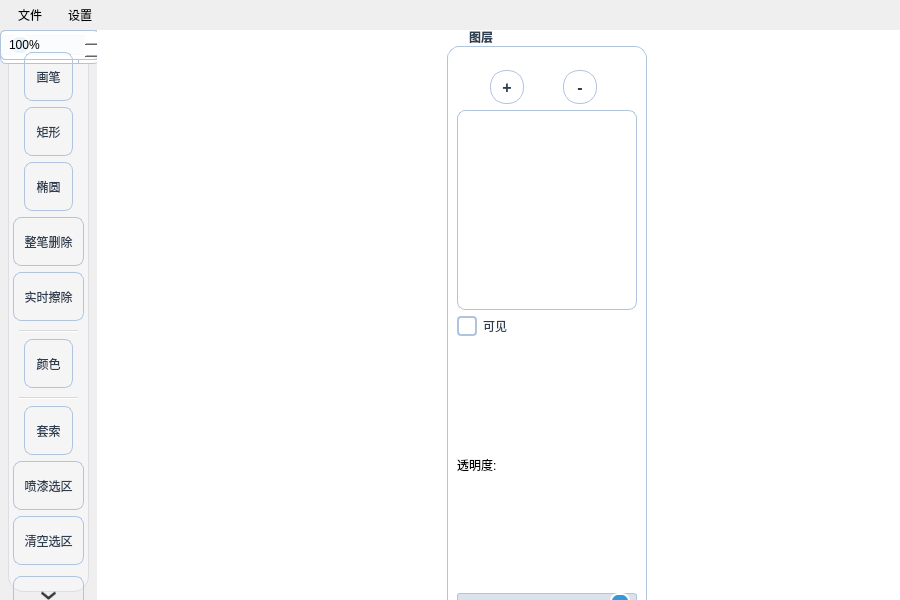
<?xml version="1.0" encoding="UTF-8"?>
<ui version="4.0">
 <class>MainWindow</class>
 <widget class="QMainWindow" name="MainWindow">
  <property name="geometry">
   <rect>
    <x>0</x>
    <y>0</y>
    <width>900</width>
    <height>600</height>
   </rect>
  </property>
  <property name="windowState">
   <enum>Qt::WindowMaximized</enum>
  </property>
  <property name="windowTitle">
   <string>协同绘图</string>
  </property>
  <property name="styleSheet">
   <string notr="true">
    /* 全局字体适中 */
    * {
        font-family: '微软雅黑', 'Segoe UI', sans-serif;
        font-size: 12px;
    }

    /* 主窗口背景：柔和的淡蓝渐变（不透明） */
    QMainWindow {
        background: qlineargradient(x1:0, y1:0, x2:1, y2:1,
                                    stop:0 #e6f0fa, stop:1 #d4e4f5);
    }

    /* 连接面板：半透明白色，大圆角，阴影 */
    QWidget#connectWidget {
        background-color: rgba(255, 255, 255, 0.85);
        border: none;
        border-radius: 20px;
        margin: 30px;
        padding: 25px;
        box-shadow: 0 10px 30px rgba(0, 0, 0, 0.15);
    }

    /* 工具栏：半透明磨砂效果 */
    QToolBar {
        background-color: rgba(245, 245, 247, 0.85);
        border: 1px solid rgba(200, 200, 210, 0.5);
        border-radius: 16px;
        margin: 8px;
        spacing: 6px;
        padding: 4px;
        box-shadow: 0 4px 12px rgba(0, 0, 0, 0.1);
    }

    /* 工具按钮：正常尺寸 */
    QToolButton {
        background: qlineargradient(x1:0, y1:0, x2:0, y2:1,
                                    stop:0 #f8faff, stop:1 #e6ecf5);
        border: 1px solid #b0c4de;
        border-radius: 8px;
        padding: 6px;
        min-width: 32px;
        min-height: 32px;
        color: #2c3e50;
    }
    QToolButton:hover {
        background: qlineargradient(x1:0, y1:0, x2:0, y2:1,
                                    stop:0 #ffffff, stop:1 #d9e2ef);
        border-color: #7f8c8d;
    }
    QToolButton:pressed, QToolButton:checked {
        background: qlineargradient(x1:0, y1:0, x2:0, y2:1,
                                    stop:0 #b0c4de, stop:1 #9bb0ca);
        border-color: #2c3e50;
        color: white;
    }

    /* 输入框、微调框：半透明背景 */
    QLineEdit, QSpinBox, QSlider::groove:horizontal {
        border: 1px solid #b0c4de;
        border-radius: 6px;
        background-color: rgba(255, 255, 255, 0.9);
        padding: 4px 6px;
        min-height: 20px;
    }
    QLineEdit:focus, QSpinBox:focus {
        border-color: #3498db;
        outline: none;
        box-shadow: 0 0 5px #3498db;
    }

    /* 滑块 */
    QSlider::groove:horizontal {
        height: 6px;
        background: rgba(208, 219, 232, 0.8);
        border-radius: 3px;
    }
    QSlider::handle:horizontal {
        background: #3498db;
        width: 16px;
        height: 16px;
        margin: -5px 0;
        border-radius: 8px;
        border: 2px solid white;
        box-shadow: 0 2px 6px rgba(0,0,0,0.2);
    }
    QSlider::handle:horizontal:hover {
        background: #2980b9;
    }

    /* 普通按钮 */
    QPushButton {
        background: qlineargradient(x1:0, y1:0, x2:0, y2:1,
                                    stop:0 #ecf5ff, stop:1 #d4e3fd);
        border: 1px solid #b0c4de;
        border-radius: 8px;
        padding: 6px 14px;
        font-weight: bold;
        color: #2c3e50;
    }
    QPushButton:hover {
        background: qlineargradient(x1:0, y1:0, x2:0, y2:1,
                                    stop:0 #ffffff, stop:1 #d9e7ff);
        border-color: #7f8c8d;
    }
    QPushButton:pressed {
        background: qlineargradient(x1:0, y1:0, x2:0, y2:1,
                                    stop:0 #b0c4de, stop:1 #9fb6d0);
        color: white;
    }

    /* 添加/删除图层按钮：圆形 */
    QPushButton#addLayerBtn, QPushButton#deleteLayerBtn {
        min-width: 32px;
        max-width: 32px;
        min-height: 32px;
        max-height: 32px;
        padding: 0;
        font-size: 16px;
        font-weight: bold;
        border-radius: 16px;
        background: qlineargradient(x1:0, y1:0, x2:0, y2:1,
                                    stop:0 #e1efff, stop:1 #c7dcff);
    }
    QPushButton#addLayerBtn:hover, QPushButton#deleteLayerBtn:hover {
        background: qlineargradient(x1:0, y1:0, x2:0, y2:1,
                                    stop:0 #ffffff, stop:1 #dbe9ff);
    }
    QPushButton#addLayerBtn:pressed, QPushButton#deleteLayerBtn:pressed {
        background: qlineargradient(x1:0, y1:0, x2:0, y2:1,
                                    stop:0 #a0bde0, stop:1 #8aacd4);
        color: white;
    }

    /* 单选按钮 */
    QRadioButton {
        spacing: 8px;
        color: #2c3e50;
    }
    QRadioButton::indicator {
        width: 16px;
        height: 16px;
        border-radius: 8px;
        border: 2px solid #b0c4de;
        background: white;
    }
    QRadioButton::indicator:checked {
        background: qradialgradient(cx:0.5, cy:0.5, radius:0.5,
                                    stop:0 #3498db, stop:0.6 #3498db, stop:1 white);
        border-color: #3498db;
    }

    /* 菜单栏 */
    QMenuBar {
        background: qlineargradient(x1:0, y1:0, x2:0, y2:1,
                                    stop:0 #ecf0f5, stop:1 #dde3ec);
        border: none;
        padding: 2px;
    }
    QMenuBar::item {
        padding: 4px 10px;
        border-radius: 6px;
    }
    QMenuBar::item:selected {
        background: rgba(52, 152, 219, 0.2);
    }

    /* 菜单样式 */
    QMenu {
        background-color: rgba(255, 255, 255, 0.95);
        border: 1px solid #b0c4de;
        border-radius: 8px;
        padding: 6px;
    }
    QMenu::item {
        padding: 6px 24px;
        border-radius: 4px;
    }
    QMenu::item:selected {
        background: #3498db;
        color: white;
    }
    QMenu::separator {
        height: 1px;
        background: #d0d8e0;
        margin: 6px 12px;
    }

    /* 列表控件 */
    QListWidget {
        background-color: rgba(255, 255, 255, 0.8);
        border: 1px solid #b0c4de;
        border-radius: 8px;
        padding: 4px;
    }
    QListWidget::item {
        padding: 6px 8px;
        border-bottom: 1px solid #e0e8f0;
        border-radius: 4px;
    }
    QListWidget::item:selected {
        background: #3498db;
        color: white;
        border-bottom: none;
    }
    QListWidget::item:hover {
        background: rgba(52, 152, 219, 0.1);
    }

    /* 分组框：半透明背景 */
    QGroupBox {
        font-weight: bold;
        border: 1px solid #b0c4de;
        border-radius: 12px;
        margin-top: 16px;
        padding-top: 14px;
        background-color: rgba(255, 255, 255, 0.7);
    }
    QGroupBox::title {
        subcontrol-origin: margin;
        left: 12px;
        padding: 0 8px;
        color: #2c3e50;
        background-color: rgba(255, 255, 255, 0.9);
        border-radius: 6px;
    }

    /* 复选框 */
    QCheckBox {
        spacing: 6px;
        color: #2c3e50;
    }
    QCheckBox::indicator {
        width: 16px;
        height: 16px;
        border-radius: 4px;
        border: 2px solid #b0c4de;
        background: white;
    }
    QCheckBox::indicator:checked {
        background: #3498db;
        border-color: #3498db;
        image: url(:/icons/check.png);
    }

    /* 下拉框 */
    QComboBox {
        border: 1px solid #b0c4de;
        border-radius: 6px;
        padding: 4px 6px;
        background: rgba(255,255,255,0.9);
        min-height: 24px;
    }
    QComboBox:hover {
        border-color: #7f8c8d;
    }
    QComboBox::drop-down {
        subcontrol-origin: padding;
        subcontrol-position: top right;
        width: 20px;
        border-left: 1px solid #b0c4de;
        border-top-right-radius: 6px;
        border-bottom-right-radius: 6px;
    }

    /* 画布容器：纯白不透明，确保绘画区域清晰 */
    QWidget#canvasContainer {
        background-color: white;
        border: none;
    }

    /* 快捷键设置对话框样式 */
    QDialog#ShortcutSettingsDialog {
        background: qlineargradient(x1:0, y1:0, x2:1, y2:1,
                                    stop:0 #f0f5fa, stop:1 #e1eaf5);
    }
    QTableWidget {
        background-color: rgba(255, 255, 255, 0.9);
        border: 1px solid #b0c4de;
        border-radius: 8px;
        gridline-color: #d0d8e0;
    }
    QTableWidget::item {
        padding: 8px;
        border-bottom: 1px solid #e8eef5;
    }
    QTableWidget::item:selected {
        background: #3498db;
        color: white;
    }
    QHeaderView::section {
        background: qlineargradient(x1:0, y1:0, x2:0, y2:1,
                                    stop:0 #ecf0f5, stop:1 #dde3ec);
        padding: 8px;
        border: 1px solid #b0c4de;
        font-weight: bold;
        color: #2c3e50;
    }
    QKeySequenceEdit {
        border: 2px solid #b0c4de;
        border-radius: 6px;
        padding: 6px;
        background: white;
        min-height: 28px;
    }
    QKeySequenceEdit:focus {
        border-color: #3498db;
    }
   </string>
  </property>
  <widget class="QWidget" name="centralwidget">
   <widget class="QWidget" name="connectWidget" native="true">
    <property name="geometry">
     <rect>
      <x>50</x>
      <y>50</y>
      <width>281</width>
      <height>301</height>
     </rect>
    </property>
    <widget class="QLabel" name="labelHost">
     <property name="geometry">
      <rect>
       <x>20</x>
       <y>20</y>
       <width>61</width>
       <height>16</height>
      </rect>
     </property>
     <property name="text">
      <string>服务器地址:</string>
     </property>
    </widget>
    <widget class="QLineEdit" name="hostEdit">
     <property name="geometry">
      <rect>
       <x>100</x>
       <y>18</y>
       <width>150</width>
       <height>22</height>
      </rect>
     </property>
     <property name="text">
      <string>127.0.0.1</string>
     </property>
    </widget>
    <widget class="QLabel" name="labelPort">
     <property name="geometry">
      <rect>
       <x>20</x>
       <y>50</y>
       <width>31</width>
       <height>16</height>
      </rect>
     </property>
     <property name="text">
      <string>端口:</string>
     </property>
    </widget>
    <widget class="QLineEdit" name="portEdit">
     <property name="geometry">
      <rect>
       <x>100</x>
       <y>48</y>
       <width>150</width>
       <height>22</height>
      </rect>
     </property>
     <property name="text">
      <string>12345</string>
     </property>
    </widget>
    <widget class="QLabel" name="labelRoom">
     <property name="geometry">
      <rect>
       <x>20</x>
       <y>80</y>
       <width>41</width>
       <height>16</height>
      </rect>
     </property>
     <property name="text">
      <string>房间名:</string>
     </property>
    </widget>
    <widget class="QLineEdit" name="roomEdit">
     <property name="geometry">
      <rect>
       <x>100</x>
       <y>78</y>
       <width>150</width>
       <height>22</height>
      </rect>
     </property>
     <property name="text">
      <string>default</string>
     </property>
    </widget>
    <widget class="QRadioButton" name="createRoomRadio">
     <property name="geometry">
      <rect>
       <x>20</x>
       <y>120</y>
       <width>82</width>
       <height>17</height>
      </rect>
     </property>
     <property name="font">
      <font>
       <family>微软雅黑</family>
       <bold>true</bold>
      </font>
     </property>
     <property name="text">
      <string>创建房间</string>
     </property>
    </widget>
    <widget class="QRadioButton" name="joinRoomRadio">
     <property name="geometry">
      <rect>
       <x>120</x>
       <y>120</y>
       <width>82</width>
       <height>17</height>
      </rect>
     </property>
     <property name="font">
      <font>
       <family>微软雅黑</family>
       <pointsize>9</pointsize>
       <bold>true</bold>
      </font>
     </property>
     <property name="text">
      <string>加入房间</string>
     </property>
     <property name="checked">
      <bool>true</bool>
     </property>
    </widget>
    <widget class="QPushButton" name="connectButton">
     <property name="geometry">
      <rect>
       <x>60</x>
       <y>170</y>
       <width>75</width>
       <height>23</height>
      </rect>
     </property>
     <property name="text">
      <string>连接</string>
     </property>
    </widget>
    <widget class="QPushButton" name="exitButton">
     <property name="geometry">
      <rect>
       <x>60</x>
       <y>200</y>
       <width>75</width>
       <height>23</height>
      </rect>
     </property>
     <property name="text">
      <string>退出</string>
     </property>
    </widget>
   </widget>
   <widget class="QWidget" name="canvasContainer" native="true">
    <property name="geometry">
     <rect>
      <x>0</x>
      <y>0</y>
      <width>900</width>
      <height>600</height>
     </rect>
    </property>
    <property name="visible">
     <bool>false</bool>
    </property>
    <layout class="QHBoxLayout" name="horizontalLayout">
     <item>
      <layout class="QVBoxLayout" name="canvasLayout"/>
     </item>
     <item>
      <widget class="QGroupBox" name="layerGroupBox">
       <property name="title">
        <string>图层</string>
       </property>
       <property name="minimumSize">
        <size>
         <width>150</width>
         <height>0</height>
        </size>
       </property>
       <property name="maximumSize">
        <size>
         <width>200</width>
         <height>16777215</height>
        </size>
       </property>
       <layout class="QVBoxLayout" name="layerLayout">
        <item>
         <layout class="QHBoxLayout" name="layerBtnLayout">
          <item>
           <widget class="QPushButton" name="addLayerBtn">
            <property name="text">
             <string>+</string>
            </property>
            <property name="toolTip">
             <string>新建图层</string>
            </property>
           </widget>
          </item>
          <item>
           <widget class="QPushButton" name="deleteLayerBtn">
            <property name="text">
             <string>-</string>
            </property>
            <property name="toolTip">
             <string>删除图层</string>
            </property>
           </widget>
          </item>
          <item>
           <spacer name="horizontalSpacer">
            <property name="orientation">
             <enum>Qt::Horizontal</enum>
            </property>
           </spacer>
          </item>
         </layout>
        </item>
        <item>
         <widget class="QListWidget" name="layerListWidget">
          <property name="maximumSize">
           <size>
            <width>16777215</width>
            <height>200</height>
           </size>
          </property>
         </widget>
        </item>
        <item>
         <widget class="QCheckBox" name="layerVisibleCheck">
          <property name="text">
           <string>可见</string>
          </property>
          <property name="checked">
           <bool>true</bool>
          </property>
         </widget>
        </item>
        <item>
         <widget class="QLabel" name="layerOpacityLabel">
          <property name="text">
           <string>透明度:</string>
          </property>
         </widget>
        </item>
        <item>
         <widget class="QSlider" name="layerOpacitySlider">
          <property name="minimum">
           <number>0</number>
          </property>
          <property name="maximum">
           <number>100</number>
          </property>
          <property name="value">
           <number>100</number>
          </property>
          <property name="orientation">
           <enum>Qt::Horizontal</enum>
          </property>
          <property name="tickPosition">
           <enum>QSlider::TicksBelow</enum>
          </property>
          <property name="tickInterval">
           <number>10</number>
          </property>
         </widget>
        </item>
        <item>
         <spacer name="verticalSpacer">
          <property name="orientation">
           <enum>Qt::Vertical</enum>
          </property>
         </spacer>
        </item>
       </layout>
      </widget>
     </item>
    </layout>
   </widget>
  </widget>
  <widget class="QMenuBar" name="menubar">
   <property name="geometry">
    <rect>
     <x>0</x>
     <y>0</y>
     <width>900</width>
     <height>22</height>
    </rect>
   </property>
   <widget class="QMenu" name="menuFile">
    <property name="title">
     <string>文件</string>
    </property>
    <addaction name="actionNewCanvas"/>
    <addaction name="actionOpenCanvas"/>
    <addaction name="actionSaveCanvas"/>
    <addaction name="separator"/>
    <addaction name="actionExportPNG"/>
    <addaction name="actionExportJPEG"/>
   </widget>
   <widget class="QMenu" name="menuSettings">
    <property name="title">
     <string>设置</string>
    </property>
    <addaction name="actionShortcutSettings"/>
   </widget>
   <addaction name="menuFile"/>
   <addaction name="menuSettings"/>
  </widget>
  <widget class="QToolBar" name="mainToolBar">
   <property name="enabled">
    <bool>true</bool>
   </property>
   <property name="movable">
    <bool>true</bool>
   </property>
   <property name="allowedAreas">
    <set>Qt::ToolBarArea::AllToolBarAreas</set>
   </property>
   <property name="orientation">
    <enum>Qt::Orientation::Vertical</enum>
   </property>
   <property name="iconSize">
    <size>
     <width>24</width>
     <height>24</height>
    </size>
   </property>
   <property name="toolButtonStyle">
    <enum>Qt::ToolButtonStyle::ToolButtonIconOnly</enum>
   </property>
   <property name="floatable">
    <bool>true</bool>
   </property>
   <attribute name="toolBarArea">
    <enum>LeftToolBarArea</enum>
   </attribute>
   <attribute name="toolBarBreak">
    <bool>false</bool>
   </attribute>

   <!-- 基本工具组 -->
   <addaction name="penButton"/>
   <addaction name="rectButton"/>
   <addaction name="ellipseButton"/>
   <addaction name="eraserFullButton"/>
   <addaction name="eraserRealTimeButton"/>
   <addaction name="separator"/>

   <!-- 颜色 -->
   <addaction name="colorButton"/>
   <addaction name="separator"/>

   <!-- 套索工具及其操作 -->
   <addaction name="lassoButton"/>
   <addaction name="paintSelectionAction"/>
   <addaction name="clearSelectionAction"/>
   <addaction name="dragSelectionAction"/>
   <addaction name="separator"/>

   <!-- 笔刷预设组 -->
   <widget class="QLabel" name="brushLabel">
    <property name="text">
     <string>笔刷</string>
    </property>
    <property name="alignment">
     <enum>Qt::AlignCenter</enum>
    </property>
    <property name="styleSheet">
     <string notr="true">font-weight: bold; color: #2c3e50;</string>
    </property>
   </widget>
   <widget class="QComboBox" name="brushPresetCombo">
    <property name="minimumSize">
     <size>
      <width>100</width>
      <height>0</height>
     </size>
    </property>
    <property name="toolTip">
     <string>笔刷预设</string>
    </property>
   </widget>
   <widget class="QCheckBox" name="pressureCheckBox">
    <property name="text">
     <string>压力感应</string>
    </property>
    <property name="toolTip">
     <string>启用后根据鼠标速度模拟压力</string>
    </property>
   </widget>
   <widget class="QSpinBox" name="minWidthSpinBox">
    <property name="suffix">
     <string> 最小</string>
    </property>
    <property name="minimum">
     <number>1</number>
    </property>
    <property name="maximum">
     <number>100</number>
    </property>
    <property name="value">
     <number>2</number>
    </property>
    <property name="toolTip">
     <string>最小宽度（压力最小时）</string>
    </property>
   </widget>
   <widget class="QSpinBox" name="maxWidthSpinBox">
    <property name="suffix">
     <string> 最大</string>
    </property>
    <property name="minimum">
     <number>1</number>
    </property>
    <property name="maximum">
     <number>100</number>
    </property>
    <property name="value">
     <number>10</number>
    </property>
    <property name="toolTip">
     <string>最大宽度（压力最大时）</string>
    </property>
   </widget>
   <widget class="QPushButton" name="importBrushButton">
    <property name="text">
     <string>导入笔刷</string>
    </property>
    <property name="toolTip">
     <string>从图片导入图章笔刷</string>
    </property>
   </widget>
   <addaction name="separator"/>

   <!-- 笔刷大小控件 -->
   <widget class="QLabel" name="sizeLabel">
    <property name="text">
     <string>大小</string>
    </property>
    <property name="alignment">
     <enum>Qt::AlignCenter</enum>
    </property>
    <property name="styleSheet">
     <string notr="true">font-weight: bold; color: #2c3e50;</string>
    </property>
   </widget>
   <widget class="QSpinBox" name="widthSpinBox">
    <property name="minimum">
     <number>1</number>
    </property>
    <property name="maximum">
     <number>20</number>
    </property>
    <property name="value">
     <number>2</number>
    </property>
    <property name="toolTip">
     <string>笔刷大小</string>
    </property>
   </widget>
   <widget class="QSlider" name="widthSlider">
    <property name="minimum">
     <number>1</number>
    </property>
    <property name="maximum">
     <number>20</number>
    </property>
    <property name="orientation">
     <enum>Qt::Horizontal</enum>
    </property>
    <property name="value">
     <number>2</number>
    </property>
    <property name="toolTip">
     <string>笔刷大小</string>
    </property>
    <property name="maximumWidth">
     <number>100</number>
    </property>
   </widget>
   <widget class="QSpinBox" name="opacitySpinBox">
    <property name="minimum">
     <number>0</number>
    </property>
    <property name="maximum">
     <number>100</number>
    </property>
    <property name="value">
     <number>100</number>
    </property>
    <property name="suffix">
     <string>%</string>
    </property>
    <property name="toolTip">
     <string>透明度</string>
    </property>
   </widget>
   <addaction name="separator"/>

   <!-- 编辑操作 -->
   <addaction name="undoButton"/>
   <addaction name="redoButton"/>
   <addaction name="clearButton"/>
   <addaction name="separator"/>

   <!-- 同步 -->
   <addaction name="syncAction"/>
  </widget>

  <!-- 动作定义 -->
  <action name="penButton">
   <property name="checkable">
    <bool>true</bool>
   </property>
   <property name="icon">
    <iconset theme="document-edit"/>
   </property>
   <property name="text">
    <string>画笔</string>
   </property>
  </action>
  <action name="rectButton">
   <property name="checkable">
    <bool>true</bool>
   </property>
   <property name="text">
    <string>矩形</string>
   </property>
  </action>
  <action name="ellipseButton">
   <property name="checkable">
    <bool>true</bool>
   </property>
   <property name="text">
    <string>椭圆</string>
   </property>
  </action>
  <action name="eraserFullButton">
   <property name="checkable">
    <bool>true</bool>
   </property>
   <property name="text">
    <string>整笔删除</string>
   </property>
  </action>
  <action name="eraserRealTimeButton">
   <property name="checkable">
    <bool>true</bool>
   </property>
   <property name="text">
    <string>实时擦除</string>
   </property>
  </action>
  <action name="colorButton">
   <property name="icon">
    <iconset theme="color-picker"/>
   </property>
   <property name="text">
    <string>颜色</string>
   </property>
  </action>
  <action name="undoButton">
   <property name="text">
    <string>撤销</string>
   </property>
   <property name="shortcut">
    <string>Ctrl+Z</string>
   </property>
  </action>
  <action name="redoButton">
   <property name="text">
    <string>重做</string>
   </property>
   <property name="shortcut">
    <string>Ctrl+Y</string>
   </property>
  </action>
  <action name="clearButton">
   <property name="text">
    <string>清空</string>
   </property>
  </action>
  <action name="actionNewCanvas">
   <property name="text">
    <string>新建画布</string>
   </property>
   <property name="shortcut">
    <string>Ctrl+N</string>
   </property>
  </action>
  <action name="actionOpenCanvas">
   <property name="text">
    <string>打开画布</string>
   </property>
   <property name="shortcut">
    <string>Ctrl+O</string>
   </property>
  </action>
  <action name="actionSaveCanvas">
   <property name="text">
    <string>保存画布</string>
   </property>
   <property name="shortcut">
    <string>Ctrl+S</string>
   </property>
  </action>
  <action name="actionExportPNG">
   <property name="text">
    <string>导出为PNG...</string>
   </property>
  </action>
  <action name="actionExportJPEG">
   <property name="text">
    <string>导出为JPEG...</string>
   </property>
  </action>
  <action name="lassoButton">
   <property name="checkable">
    <bool>true</bool>
   </property>
   <property name="text">
    <string>套索</string>
   </property>
   <property name="toolTip">
    <string>套索选择 (L)</string>
   </property>
   <property name="shortcut">
    <string>L</string>
   </property>
  </action>
  <action name="paintSelectionAction">
   <property name="text">
    <string>喷漆选区</string>
   </property>
   <property name="toolTip">
    <string>在选区内喷漆</string>
   </property>
  </action>
  <action name="clearSelectionAction">
   <property name="text">
    <string>清空选区</string>
   </property>
   <property name="toolTip">
    <string>删除选区内所有图形</string>
   </property>
  </action>
  <action name="dragSelectionAction">
   <property name="checkable">
    <bool>true</bool>
   </property>
   <property name="text">
    <string>拖动选区</string>
   </property>
   <property name="toolTip">
    <string>拖动选区内的图形</string>
   </property>
  </action>
  <action name="syncAction">
   <property name="text">
    <string>同步</string>
   </property>
   <property name="toolTip">
    <string>手动同步房主画布</string>
   </property>
   <property name="shortcut">
    <string>F5</string>
   </property>
  </action>
  <action name="actionShortcutSettings">
   <property name="text">
    <string>快捷键设置...</string>
   </property>
   <property name="toolTip">
    <string>自定义所有快捷键</string>
   </property>
  </action>
 </widget>
 <resources/>
 <connections/>
</ui>
